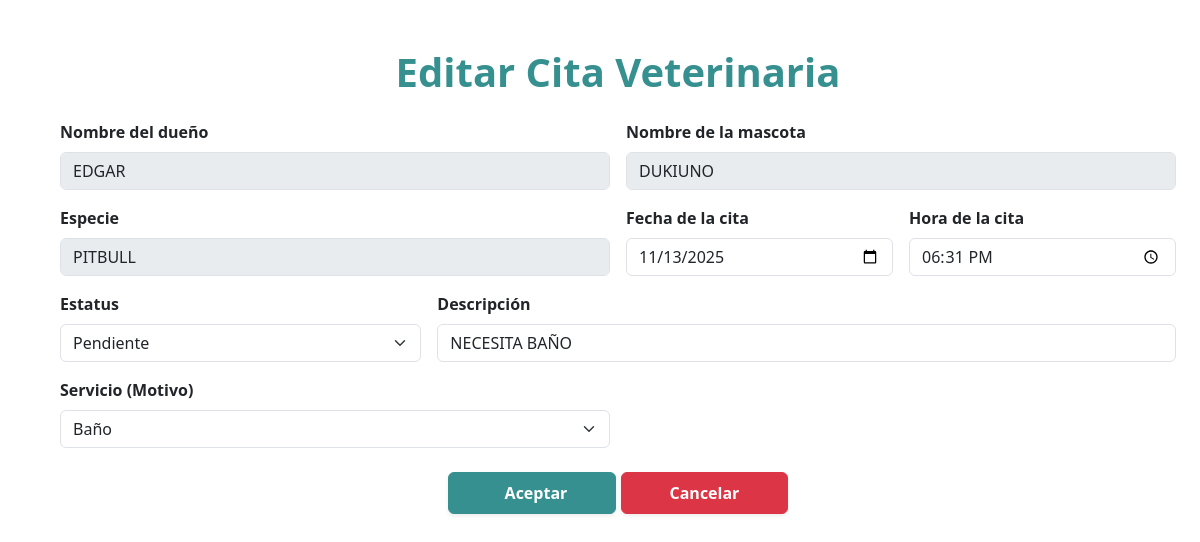
The app's page /editar/2/ (signed in), older data.
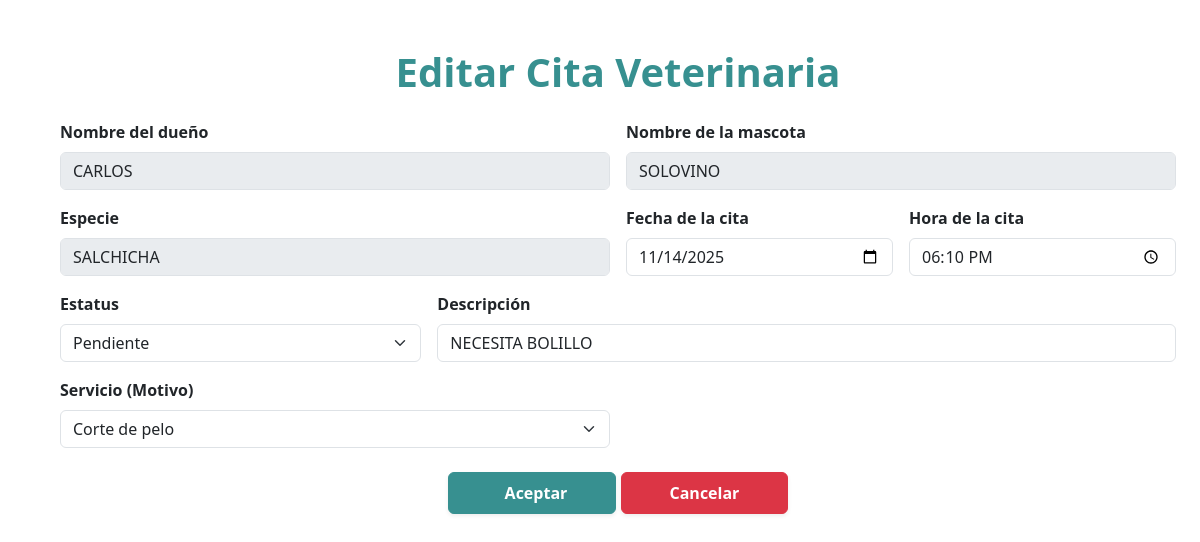
The same page, newer data.
### app/models.py (models this page shows, shortened)
class Cita_Veterinaria(models.Model):
    nombre_dueño = models.CharField(max_length=100)
    nombre_mascota = models.CharField(max_length=100)
    especie = models.CharField(max_length=100)
    fecha_cita = models.DateField()
    hora_cita = models.TimeField()
    estatus_cita = models.CharField(max_length=100)
    descripcion = models.TextField(blank=True, null=True)
    servicio = models.ForeignKey(Servicio, on_delete=models.PROTECT, null=True)
    class Meta:
        permissions = [
            ("consulta_full_edit", "Puede cambiar todos los elementos de una cita."),
        ]

class Servicio(models.Model):
    nombre = models.CharField(max_length=100)
    descripcion = models.TextField(blank=True, null=True)
    precio = models.DecimalField(max_digits=10, decimal_places=2)

### app/views.py (the view, shortened to what this page needs)
# urls.py: path('editar/<int:id>/', views.editar_Cita_Veterinaria, name='editar'),
@login_required
def editar_Cita_Veterinaria(request, id):
    cita_veterinaria = get_object_or_404(Cita_Veterinaria, id=id)
    listar_servicio = Servicio.objects.all()
    consulta_full_edit = request.user.has_perm('app.consulta_full_edit')
    return render(request, 'editar.html', {
        'cita_veterinaria': cita_veterinaria,
        'servicio': listar_servicio,
        'consulta_full_edit': consulta_full_edit
    })

### app/templates/editar.html (shortened to what this page needs)
{% load static %}
<!DOCTYPE html>
<html lang="en">
<head>
    <link rel="stylesheet" href="{% static 'css/editar.css' %}">
    <link href="https://cdn.jsdelivr.net/npm/bootstrap@5.3.8/dist/css/bootstrap.min.css" rel="stylesheet">
</head>
<body>
    <main class="container m-5">
    <h1 class="text-center mb-4 fw-bold color">Editar Cita Veterinaria</h1>
    <form method="POST">
        {% if consulta_full_edit %}
        <div class="row g-3">
            <div class="col-md-6">
                <label for="nombre_dueño" class="form-label fw-semibold">Nombre del dueño</label>
                <input  readonly type="text" name="nombre_dueño" id="nombre_dueño" class="form-control" value="{{ cita_veterinaria.nombre_dueño }}" pattern="[A-Za-z\s]+" placeholder="Ej. Edgar" required>
            </div>
            <div class="col-md-6">
                <label for="nombre_mascota" class="form-label fw-semibold">Nombre de la mascota</label>
                <input readonly type="text" name="nombre_mascota" id="nombre_mascota" class="form-control" value="{{ cita_veterinaria.nombre_mascota }}" pattern="[A-Za-z\s]+" placeholder="Ej. Rocky" required>
            </div>
            <div class="col-md-6">
                <label for="especie" class="form-label fw-semibold">Especie</label>
                <input readonly type="text" name="especie" id="especie" class="form-control" value="{{ cita_veterinaria.especie }}" pattern="[A-Za-z\s]+" placeholder="Ej. Perro, Gato" required>
            </div>
            <div class="col-md-3">
                <label for="fecha_cita" class="form-label fw-semibold">Fecha de la cita</label>
                <input type="date" name="fecha_cita" id="fecha_cita" class="form-control" value="{{ cita_veterinaria.fecha_cita|date:'Y-m-d' }}" required>
            </div>
            <div class="col-md-3">
                <label for="hora_cita" class="form-label fw-semibold">Hora de la cita</label>
                <input type="time" name="hora_cita" id="hora_cita" class="form-control" value="{{ cita_veterinaria.hora_cita|time:'H:i' }}" required>
            </div>
            <div class="col-md-4">
                <label for="estatus_cita" class="form-label fw-semibold" >Estatus</label>
                <select name="estatus_cita" id="estatus_cita" class="form-select" >
                    <option value="Pendiente" {% if cita_veterinaria.estatus_cita == 'Pendiente' %}selected{% endif %}>Pendiente</option>
                </select>
            </div>
            <div class="col-md-8">
                <label for="descripcion" class="form-label fw-semibold">Descripción</label>
                <input type="text" name="descripcion" id="descripcion" class="form-control"  value="{{ cita_veterinaria.descripcion }}" placeholder="Detalles de la cita">
            </div>
            <div class="col-md-6">
                <label for="servicio" class="form-label fw-semibold">Servicio (Motivo)</label>
                <select name="servicio" id="servicio" class="form-select">
                {% for servicios in servicio %}
                    <option value="{{ servicios.id }}" {% if servicios.id == cita_veterinaria.servicio.id %}selected{% endif %}>{{ servicios.nombre }}</option>
                {% endfor %}
                </select>
            </div>
        {% endif %}
        <div class="col-12 text-center mt-4">
            <button type="submit" class="btn btn-success px-5 py-2 fw-semibold shadow-sm">
             Aceptar
            </button>
            <a href="{% url 'listar' %}" class="btn btn-danger px-5 py-2 fw-semibold shadow-sm">Cancelar</a>
        </div>
        </div>
    </form>
    </main>
</body>
</html>

Row changes from the older to the newer data that the page shows:
changed Cita_Veterinaria: nombre_dueño "EDGAR" → "CARLOS"; nombre_mascota "DUKIUNO" → "SOLOVINO"; especie "PITBULL" → "SALCHICHA"; fecha_cita "11/13/2025" → "11/14/2025"; hora_cita "18:31" → "18:10"; descripcion "NECESITA BAÑO" → "NECESITA BOLILLO"; servicio "Baño" → "Corte de pelo"
